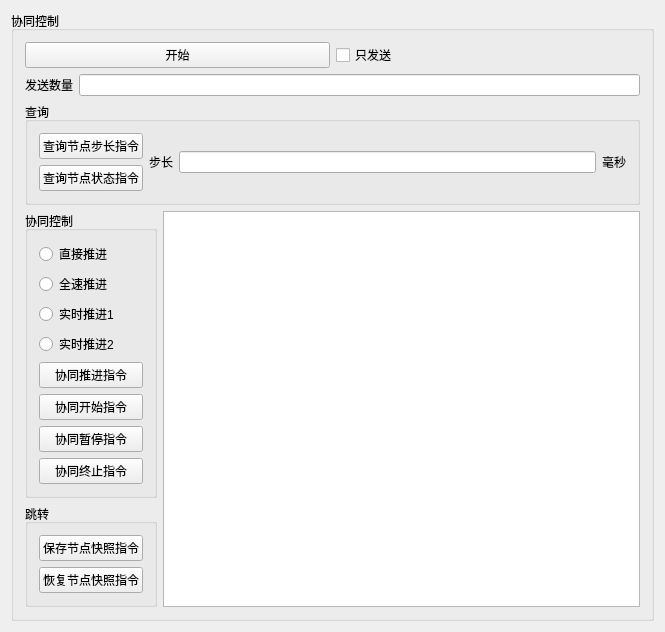
<?xml version="1.0" encoding="UTF-8"?>
<ui version="4.0">
 <class>SimCentreClass</class>
 <widget class="QWidget" name="SimCentreClass">
  <property name="geometry">
   <rect>
    <x>0</x>
    <y>0</y>
    <width>665</width>
    <height>625</height>
   </rect>
  </property>
  <property name="windowTitle">
   <string>SimCentre</string>
  </property>
  <layout class="QHBoxLayout" name="horizontalLayout_13">
   <item>
    <widget class="QGroupBox" name="groupBox">
     <property name="title">
      <string>协同控制</string>
     </property>
     <layout class="QVBoxLayout" name="verticalLayout_5">
      <item>
       <layout class="QHBoxLayout" name="horizontalLayout_5">
        <item>
         <widget class="QPushButton" name="pushButton_publisher">
          <property name="text">
           <string>开始</string>
          </property>
         </widget>
        </item>
        <item>
         <widget class="QCheckBox" name="checkBox_only_publisher">
          <property name="text">
           <string>只发送</string>
          </property>
         </widget>
        </item>
       </layout>
      </item>
      <item>
       <layout class="QHBoxLayout" name="horizontalLayout_3">
        <item>
         <widget class="QLabel" name="label_5">
          <property name="text">
           <string>发送数量</string>
          </property>
         </widget>
        </item>
        <item>
         <widget class="QLineEdit" name="lineEdit_publishernum"/>
        </item>
       </layout>
      </item>
      <item>
       <widget class="QGroupBox" name="groupBox_3">
        <property name="title">
         <string>查询</string>
        </property>
        <layout class="QHBoxLayout" name="horizontalLayout_6">
         <item>
          <layout class="QVBoxLayout" name="verticalLayout_4">
           <item>
            <widget class="QPushButton" name="pushButton_node_search">
             <property name="text">
              <string>查询节点步长指令</string>
             </property>
            </widget>
           </item>
           <item>
            <widget class="QPushButton" name="pushButton_node_statesearch">
             <property name="text">
              <string>查询节点状态指令</string>
             </property>
            </widget>
           </item>
          </layout>
         </item>
         <item>
          <layout class="QHBoxLayout" name="horizontalLayout">
           <item>
            <widget class="QLabel" name="label">
             <property name="text">
              <string>步长</string>
             </property>
            </widget>
           </item>
           <item>
            <widget class="QLineEdit" name="lineEdit_publisher"/>
           </item>
           <item>
            <widget class="QLabel" name="label_4">
             <property name="text">
              <string>毫秒</string>
             </property>
            </widget>
           </item>
          </layout>
         </item>
        </layout>
       </widget>
      </item>
      <item>
       <layout class="QHBoxLayout" name="horizontalLayout_2">
        <item>
         <layout class="QVBoxLayout" name="verticalLayout_3">
          <item>
           <widget class="QGroupBox" name="groupBox_4">
            <property name="title">
             <string>协同控制</string>
            </property>
            <layout class="QVBoxLayout" name="verticalLayout">
             <item>
              <widget class="QRadioButton" name="radioButton_direct_push">
               <property name="text">
                <string>直接推进</string>
               </property>
              </widget>
             </item>
             <item>
              <widget class="QRadioButton" name="radioButton_fullspeed_push">
               <property name="text">
                <string>全速推进</string>
               </property>
              </widget>
             </item>
             <item>
              <widget class="QRadioButton" name="radioButton_real_push">
               <property name="text">
                <string>实时推进1</string>
               </property>
              </widget>
             </item>
             <item>
              <widget class="QRadioButton" name="radioButton_real_pushtest">
               <property name="text">
                <string>实时推进2</string>
               </property>
              </widget>
             </item>
             <item>
              <widget class="QPushButton" name="pushButton_advance_publisher">
               <property name="text">
                <string>协同推进指令</string>
               </property>
              </widget>
             </item>
             <item>
              <widget class="QPushButton" name="pushButton_cor_publisher">
               <property name="text">
                <string>协同开始指令</string>
               </property>
              </widget>
             </item>
             <item>
              <widget class="QPushButton" name="pushButton_pause_publisher">
               <property name="text">
                <string>协同暂停指令</string>
               </property>
              </widget>
             </item>
             <item>
              <widget class="QPushButton" name="pushButton_stop_publisher">
               <property name="text">
                <string>协同终止指令</string>
               </property>
              </widget>
             </item>
            </layout>
           </widget>
          </item>
          <item>
           <widget class="QGroupBox" name="groupBox_">
            <property name="title">
             <string>跳转</string>
            </property>
            <layout class="QVBoxLayout" name="verticalLayout_2">
             <item>
              <widget class="QPushButton" name="pushButton">
               <property name="text">
                <string>保存节点快照指令</string>
               </property>
              </widget>
             </item>
             <item>
              <widget class="QPushButton" name="pushButton_recover_snapshoot">
               <property name="text">
                <string>恢复节点快照指令</string>
               </property>
              </widget>
             </item>
            </layout>
           </widget>
          </item>
         </layout>
        </item>
        <item>
         <widget class="QtMyTextEdit" name="textEdit_publisher"/>
        </item>
       </layout>
      </item>
     </layout>
    </widget>
   </item>
  </layout>
 </widget>
 <layoutdefault spacing="6" margin="11"/>
 <customwidgets>
  <customwidget>
   <class>QtMyTextEdit</class>
   <extends>QTextEdit</extends>
   <header>QtMyTextEdit.h</header>
  </customwidget>
 </customwidgets>
 <resources>
  <include location="simcentre.qrc"/>
 </resources>
 <connections/>
</ui>
